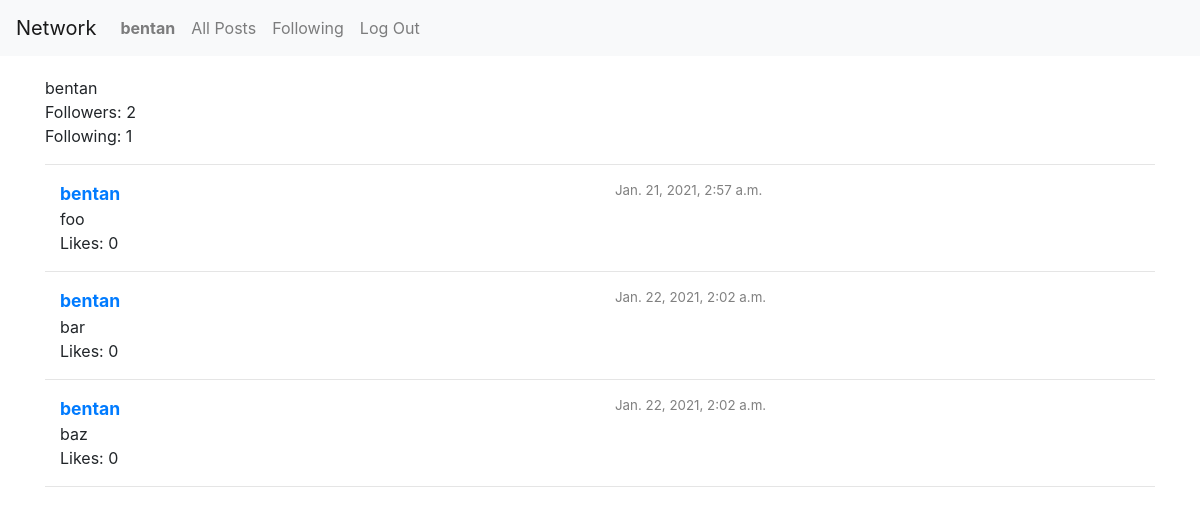
/user/bentan (signed in), run on an earlier commit of the app's database.
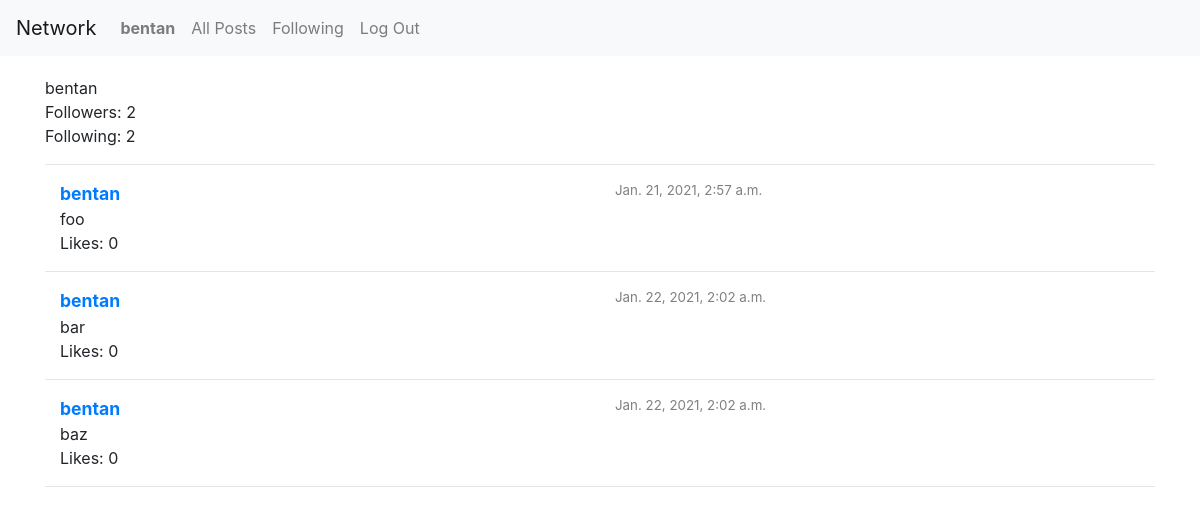
And on a later commit of the database.
### network/models.py (models this page shows)
class User(AbstractUser):
    following = models.ManyToManyField('self', blank=True, related_name='followers', symmetrical=False)
    def __str__(self):
        return f"{self.username}"

### network/views.py (the view)
# urls.py: path("user/<str:username>", views.user_profile, name="user"),
def user_profile(request, username):
    if not request.user.is_authenticated:
        return HttpResponseRedirect(reverse("login"))
    try:
        user_obj = User.objects.get(username=username)
        followers = user_obj.followers.all()
        user_posts = Post.objects.filter(user = user_obj)
    except User.DoesNotExist:
        return HttpResponseRedirect(reverse("index"))
    except:
        pass
    return render(request, "network/index.html", {
        'user_profile': user_obj,
        'followers': followers,
        'posts': user_posts,
    })

### network/templates/network/index.html (shortened to what this page needs)
{% extends "network/layout.html" %}
{% block body %}
    <div class="container">
        <div style="padding: 10px;"></div>
        {% if user.is_authenticated and user_profile %}
            <div id="user_profile">{{ user_profile.username }}</div>
            <div>Followers: {{ followers.count }}</div>
            <div>Following: {{ user_profile.following.all.count }}</div>
        {% endif %}
        <hr>
        {% for post in posts %}
            <div class="container">
                <div class="row">
                    <div class="col allPostUsername"><a href="{% url 'user' post.user %}">{{ post.user }}</a></div>
                    <div class="col allPostTimestamp">{{ post.edited_timestamp }}</div>
                </div>
                <div class="row">
                    <div class="col">{{ post.post_content }}</div>
                </div>
                <div class="row">
                    <div class="col">Likes: {{ post.likes.all.count}}</div>
                </div>
            </div>
            <hr>
        {% endfor %}
    </div>
{% endblock %}

### network/templates/network/layout.html (shortened to what this page needs)
{% load static %}
<!DOCTYPE html>
<html lang="en">
    <head>
        <link rel="stylesheet" href="https://stackpath.bootstrapcdn.com/bootstrap/4.4.1/css/bootstrap.min.css">
        <link href="{% static 'network/styles.css' %}" rel="stylesheet">
    </head>
    <body>
        <nav class="navbar navbar-expand-lg navbar-light bg-light">
            <a class="navbar-brand" href="{% url 'index' %}">Network</a>
            <div>
              <ul class="navbar-nav mr-auto">
                {% if user.is_authenticated %}
                    <li class="nav-item">
                        <a class="nav-link" href="{% url 'user' user.username %}" id="logged_in_user">{{ user.username }}</a>
                    </li>
                {% endif %}
                <li class="nav-item">
                  <a class="nav-link" href="{% url 'index' %}">All Posts</a>
                </li>
                {% if user.is_authenticated %}
                    <li class="nav-item">
                        <a class="nav-link" href="#">Following</a>
                    </li>
                    <li class="nav-item">
                        <a class="nav-link" href="{% url 'logout' %}">Log Out</a>
                    </li>
                {% endif %}
              </ul>
            </div>
          </nav>
        <div class="body">
            {% block body %}
            {% endblock %}
        </div>
    </body>
</html>

What changed in the data, as far as the page shows it:
changed User "bentan": following.all.count "1" → "2"
